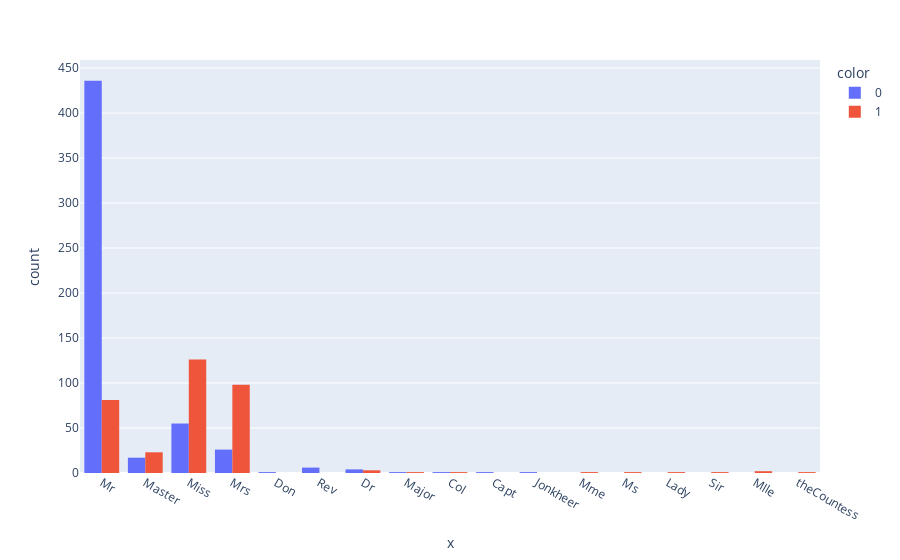

Notebook code for this chart:
### Code cell
fig_1 = px.histogram(x=train['Title'], color=train['Survived'], 
            barmode= 'group')

fig_2 = px.histogram(x=train['Title_'], color=train['Survived'], 
            barmode= 'group')
fig_1

### Figure 1 — Plotly figure (JSON) as saved in the notebook; plotly's stock layout.template omitted (floating-point values rounded to 4 significant figures; data arrays with more than 128 entries replaced by an {"elided": "..."} marker saying what was removed)
{"data": [{"alignmentgroup": "True", "bingroup": "x", "hovertemplate": "color=0<br>x=%{x}<br>count=%{y}<extra></extra>", "legendgroup": "0", "marker": {"color": "#636efa"}, "name": "0", "offsetgroup": "0", "orientation": "v", "showlegend": true, "type": "histogram", "x": {"elided": "549 str values"}, "xaxis": "x", "yaxis": "y"}, {"alignmentgroup": "True", "bingroup": "x", "hovertemplate": "color=1<br>x=%{x}<br>count=%{y}<extra></extra>", "legendgroup": "1", "marker": {"color": "#EF553B"}, "name": "1", "offsetgroup": "1", "orientation": "v", "showlegend": true, "type": "histogram", "x": {"elided": "340 str values"}, "xaxis": "x", "yaxis": "y"}], "layout": {"barmode": "group", "legend": {"title": {"text": "color"}, "tracegroupgap": 0}, "margin": {"t": 60}, "xaxis": {"anchor": "y", "domain": [0, 1], "title": {"text": "x"}}, "yaxis": {"anchor": "x", "domain": [0, 1], "title": {"text": "count"}}}}
